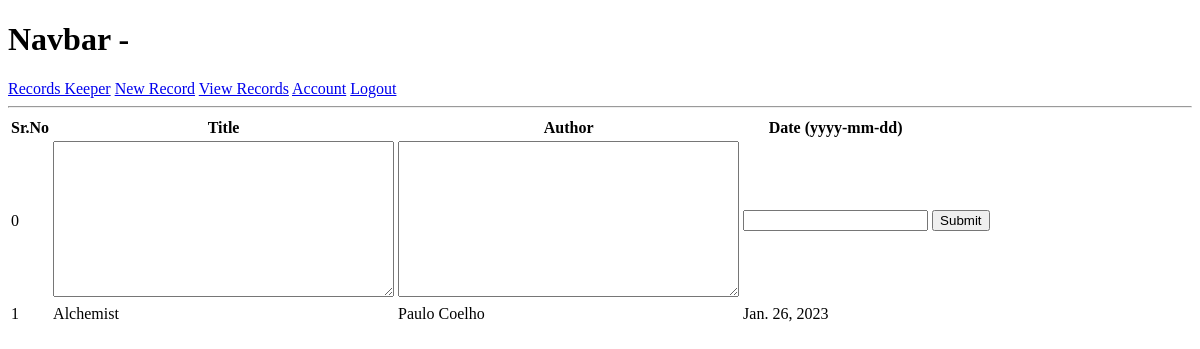
Page /add-row/5ca5682cf6ba412fabe8d4b127c5c8c5/ (signed in) on the earlier database version.
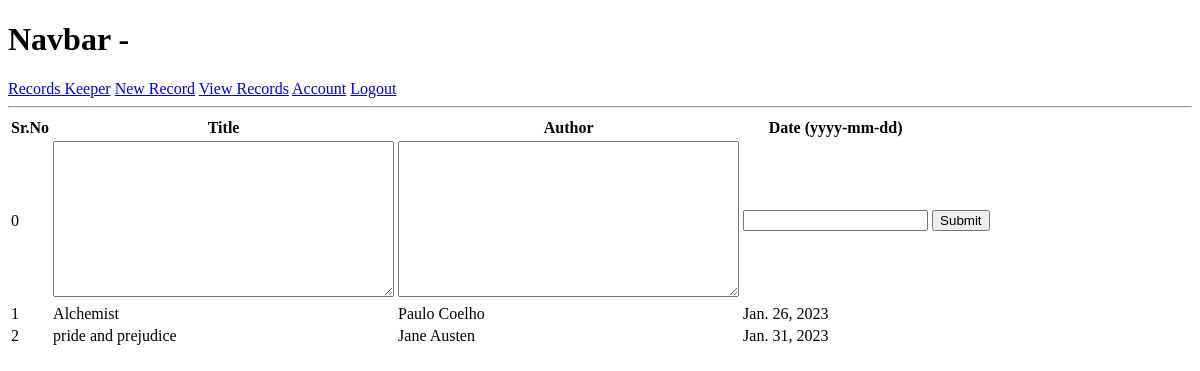
Same page on the later database version.
### tables/models.py (models this page shows, shortened)
class Row(models.Model):
    table_name=models.ForeignKey(Table, on_delete=models.CASCADE, null=True, blank=True)
    col1=models.TextField("Column 1 entry",null=True, blank=True)
    col2=models.TextField("Column 2 entry",null=True, blank=True)
    col3=models.TextField("Column 3 entry",null=True, blank=True)
    col4=models.TextField("Column 4 entry",null=True, blank=True)
    col5=models.TextField("Column 5 entry",null=True, blank=True)
    date=models.DateField("Date (yyyy-mm-dd)",auto_now_add=False, auto_now=False, null=True, blank=True)
    created = models.DateTimeField(auto_now_add=True)
    id = models.UUIDField(primary_key=True, default=uuid.uuid4, editable=False)
    class Meta:
        ordering = ['date', 'col1', 'col2', 'col3', 'col4', 'col5', '-created']

### tables/views.py (the view)
# urls.py: path("add-row/<str:pk>/", views.addRow, name="add-row"),
@login_required(login_url="login")
def addRow(request,pk):
    table=Table.objects.get(id=pk)
    rows=table.row_set.all()
    form=RowForm()
    if request.method=="POST":
        form=RowForm(request.POST)
        row=form.save(commit=False)
        row.table_name=table
        row.save()
        return redirect("view-table", pk)
    context={"form":form, "name": "add", "table":table, "rows":rows}
    return render(request, "tables/row-form.html", context)

### tables/forms.py
class RowForm(ModelForm):
    class Meta:
        model=Row
        fields=["col1", "col2", "col3", "col4", "col5", "date"]
    def __init__(self, *args, **kwargs):
        super(RowForm,self).__init__(*args, **kwargs)
        for name, field in self.fields.items():
            field.widget.attrs.update({"class": "input"})

### tables/templates/tables/row-form.html (shortened to what this page needs)
{% extends 'main.html' %}
{% block content %}
<form method="POST">
    <table>
        <tr>
            <th>Sr.No</th>
            {% if table.col1 %}
            <th>{{table.col1}}</th>
            {% endif %}
            {% if table.col2 %}
            <th>{{table.col2}}</th>
            {% endif %}
            <th>Date (yyyy-mm-dd)</th>
        </tr>
        {% if name == "add" %}
        <tr>
            <td>0</td>
            {% if table.col1 %}
                <td>{{form.col1}}</td>
            {% endif %}
            {% if table.col2 %}
                <td>{{form.col2}}</td>
            {% endif %}
            <td>{{form.date}}</td>
            <td><input type="submit"></td>
        </tr>
        {% for row in rows %}
        <tr>
            <td>{{forloop.counter}}</td>
            {% if row.col1 %}
            <td>{{row.col1}}</td>
            {% endif %}
            {% if row.col2 %}
            <td>{{row.col2}}</td>
            {% endif %}
            <td>{{row.date}}</td>
        </tr>
        {% endfor %}
        {% endif %}
    </table>
{% endblock %}

Differences in the rows shown:
added Row: col1 "pride and prejudice", col2 "Jane Austen", date "Jan. 31, 2023"
